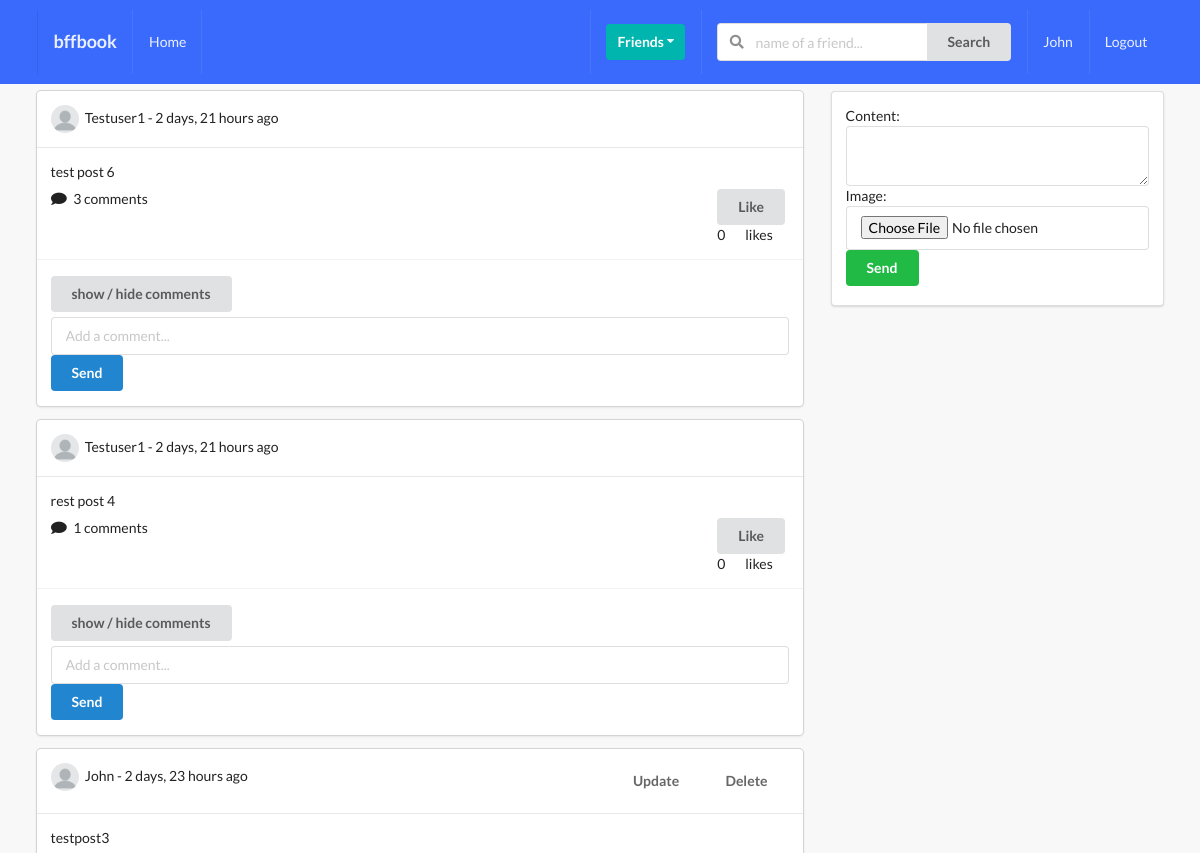
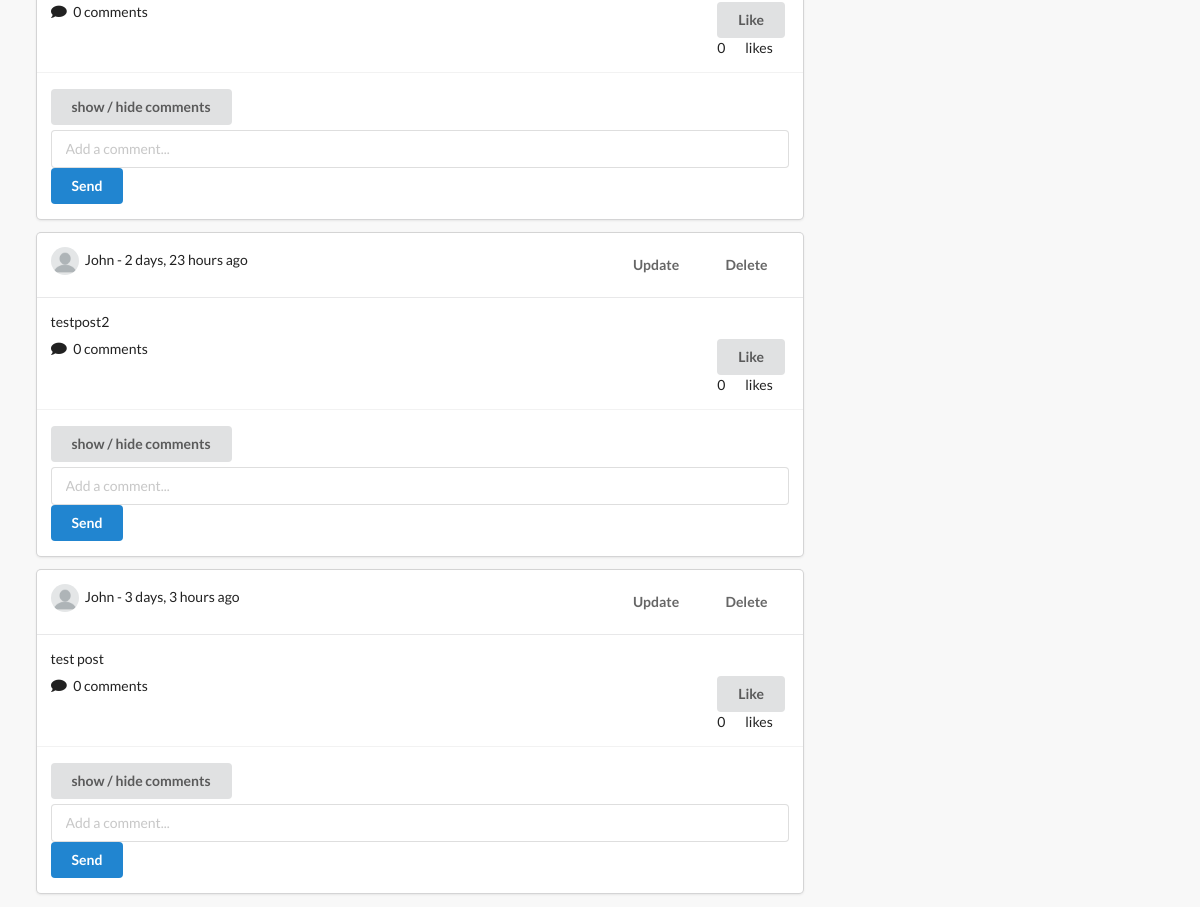
The page /posts/ (signed in) on the database its author committed (2 pictures, top to bottom).
### posts/models.py (models this page shows, shortened)
class Post(models.Model):
    content = models.TextField()
    image = models.ImageField(upload_to='posts', validators=[FileExtensionValidator(['png', 'jpg', 'jpeg'])], blank=True)
    liked = models.ManyToManyField(Profile, blank=True, related_name='likes')
    updated = models.DateTimeField(auto_now=True)
    created = models.DateTimeField(auto_now_add=True)
    author = models.ForeignKey(Profile, on_delete=models.CASCADE, related_name='posts')
    def num_likes(self):
        return self.liked.all().count()
    def num_comments(self):
        return self.comment_set.all().count()
    class Meta:
        ordering = ('-created',)

### profiles/models.py (models this page shows, shortened)
class Profile(models.Model):
    first_name = models.CharField(max_length=200, blank=True)
    last_name = models.CharField(max_length=200, blank=True)
    user = models.OneToOneField(User, on_delete=models.CASCADE)
    bio = models.TextField(default="No bio...", max_length=300)
    email = models.EmailField(max_length=200, blank=True)
    country = models.CharField(max_length=200, blank=True)
    avatar = models.ImageField(default='avatar.png', upload_to='avatars/')
    friends = models.ManyToManyField(User, blank=True, related_name='friends')
    slug = models.SlugField(unique=True, blank=True)
    updated = models.DateTimeField(auto_now=True)
    created = models.DateTimeField(auto_now_add=True)
    objects = ProfileManager()
    def __str__(self):
        return f"{self.user.username}-{self.created.strftime('%d-%m-%Y')}"

### posts/views.py (the view, shortened to what this page needs)
# urls.py: path('', post_comment_create_and_list_view, name='main-post-view'),
def post_comment_create_and_list_view(request):
    qs = Post.objects.all()
    profile = Profile.objects.get(user=request.user)
    p_form = PostModelForm()
    c_form = CommentModelForm()
    post_added = False
    profile = Profile.objects.get(user=request.user)
    context = {'qs': qs, 'profile': profile, 'p_form': p_form, 'c_form': c_form, 'post_added': post_added}
    return render(request, 'posts/main.html', context)

### posts/forms.py
class PostModelForm(forms.ModelForm):
    content = forms.CharField(widget=forms.Textarea(attrs={'rows':2}))
    class Meta:
        model = Post
        exclude = ('liked', 'updated', 'created', 'author')

class CommentModelForm(forms.ModelForm):
    body = forms.CharField(label='', widget=forms.TextInput(attrs={'placeholder': 'Add a comment...'}))
    class Meta:
        model = Comment
        exclude = ('user', 'post', 'updated', 'created')

### posts/templates/posts/main.html (shortened to what this page needs)
{% extends 'base.html' %}
{% block content %}
<div class="ui grid">
    <div class="eleven wide column">
        {% for obj in qs %}
        <div class="ui fluid card">
            <div class="content">
                <div class="right floated meta">
                <div class="ui grid">
                    <div class="row">
                        {% ifequal request.user obj.author.user %}
                            <a href="{% url 'posts:post-update' obj.pk %}"><button class="ui button bwhite-lg ">Update</button></a>
                            <a href="{% url 'posts:post-delete' obj.pk %}"><button class="ui button bwhite-lg ">Delete</button></a>
                        {% endifequal %}
                    </div>
                </div>
                </div>
                <img class="ui avatar image" src={{obj.author.avatar.url}}>
                {{ obj.author.user }} - {{ obj.created|timesince}} ago
            </div>
            <div class="content">
                <p> {{ obj.content }} </p>
                <div class="right floated">
                    <form action="{% url 'posts:like-post-view' %}" method="POST" class='like-form' id='{{obj.id}}'>
                            <button type="submit" class="ui button like-btn{{obj.id}}">
                                {% if profile not in obj.liked.all %}
                                    Like
                                {% else %}
                                    Unlike
                                {% endif %}
                            </button>
                            <div class="ui grid">
                                <div class="column">
                                    <div class="like-count{{obj.id}}"> {{obj.num_likes}} </div>
                                </div>
                                <div class="column">
                                    likes
                                </div>
                            </div>
                    </form>
                </div>
                <i class="comment icon"></i>
                <span> {{ obj.num_comments }} comments</span>
            </div>
            <div class="extra content">
                <button class="cmt_btn ui button mb-5">show / hide comments</button>
                <form action="" method="POST"class='ui fluid form'>
                    {{ c_form }}
                    <button type="submit" name="submit_c_form" class="ui primary button mt-5 w-full">Send</button>
                </form>
            </div>
        </div>
        {% endfor %}
    </div>
    <div class="five wide column">
        <div class="ui segment">
            <form action="" method="POST" class='ui form' enctype="multipart/form-data">
                {{p_form}}
                <button type='submit' name="submit_p_form" class="ui positive button w-full mt-5">Send</button>
            </form>
        </div>
    </div>
</div>
{% endblock content %}

### templates/main/navbar.html (shortened to what this page needs)
<div class="ui inverted menu nav mb-7">
    <div class="ui container">
        <a href="" class="item">
            <h3>bffbook</h3>
        </a>
        {% if request.user.is_authenticated %}
        <a href="" class="item">
            Home
        </a>
        {% endif %}
        <div class="right menu">
            {% if request.user.is_authenticated %}
            <div class="item">
                <div class="ui floating dropdown icon button teal"> Friends
                    <i class="dropdown icon"></i>
                </div>
            </div>
                <div class="item">
                <form action="" method="GET">
                    <div class="ui action left icon input">
                    <input class="prompt" type="text" name='q' placeholder="name of a friend...">
                    <button type='submit' class="ui button">Search</button>
                    </div>
                </form>
                </div>
                <a href="" class="item">
                    {{ request.user }}
                </a>
                <a href="" class="ui item">
                    Logout
                </a>
            {% else %}
            <a href="" class="ui item">
                    Login
                </a>
            {% endif %}
        </div>
    </div>
</div>

### static/style.css (style rules this page uses)
body { background: #F8F8F8 !important; }
.nav { border-radius: 0px !important; padding: 10px 0 10px 0 !important; background-color: #396afc !important; }
.mb-7 { margin-bottom: 7px !important; }
.mt-5 { margin-bottom: 5px !important; }
.mb-5 { margin-bottom: 5px !important; }
.bwhite-lg { background-color: transparent !important; }

### rows shown on the page
Post: author.avatar (placeholder picture), author.user "Testuser1", created "2 days, 21 hours", content "test post 6", shows "Like", num_likes "0", num_comments "3"
Post: author.avatar (placeholder picture), author.user "Testuser1", created "2 days, 21 hours", content "rest post 4", shows "Like", num_likes "0", num_comments "1"
Post: author.avatar (placeholder picture), author.user "John", created "2 days, 23 hours", content "testpost3", shows "Like", num_likes "0", num_comments "0"
Post: author.avatar (placeholder picture), author.user "John", created "2 days, 23 hours", content "testpost2", shows "Like", num_likes "0", num_comments "0"
Post: author.avatar (placeholder picture), author.user "John", created "3 days, 3 hours", content "test post", shows "Like", num_likes "0", num_comments "0"

### other values the page prints
{{ request.user }} "John"
